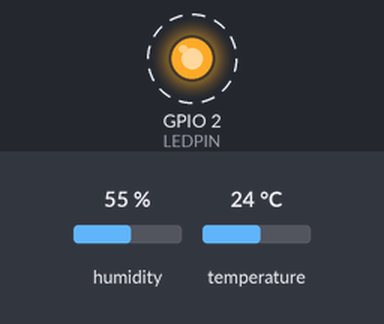
A sketch run on a simulated ESP32. Shown: output pins drawn as LEDs (lit = HIGH). Dashed ring = blinking. The inputs (shaded band) are chosen by the test bench; at power-on: humidity 55 %, temperature 24 °C. What the sketch prints to the serial monitor is not drawn.

Above: at 0.2 s.
Timing chart, 0 to 3.0 s (numbered marks = the images above):
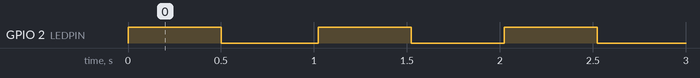

Measured:
- by itself, GPIO 2 (LEDPIN): alternates HIGH for 0.50 s and LOW for 0.51 s

The sketch:

dht_11_test_with_esp32.ino
```cpp
#include <DHT.h>

#define DHTPIN 5      // D5 pin = GPIO5
#define LEDPIN 2      // D4 pin = GPIO2

#define DHTTYPE DHT11 // or DHT22 if you use that

DHT dht(DHTPIN, DHTTYPE);

void setup() {
  Serial.begin(115200);
  pinMode(LEDPIN, OUTPUT);

  dht.begin();
  Serial.println("DHT11 + LED Test Start...");
}

void loop() {
  // LED blink test
  digitalWrite(LEDPIN, HIGH);
  delay(500);
  digitalWrite(LEDPIN, LOW);
  delay(500);

  // Read sensor values
  float h = dht.readHumidity();
  float t = dht.readTemperature();

  if (isnan(h) || isnan(t)) {
    Serial.println("Failed to read from DHT sensor!");
    return;
  }

  Serial.print("Temp: ");
  Serial.print(t);
  Serial.print(" °C  |  Humidity: ");
  Serial.print(h);
  Serial.println(" %");
}
```
